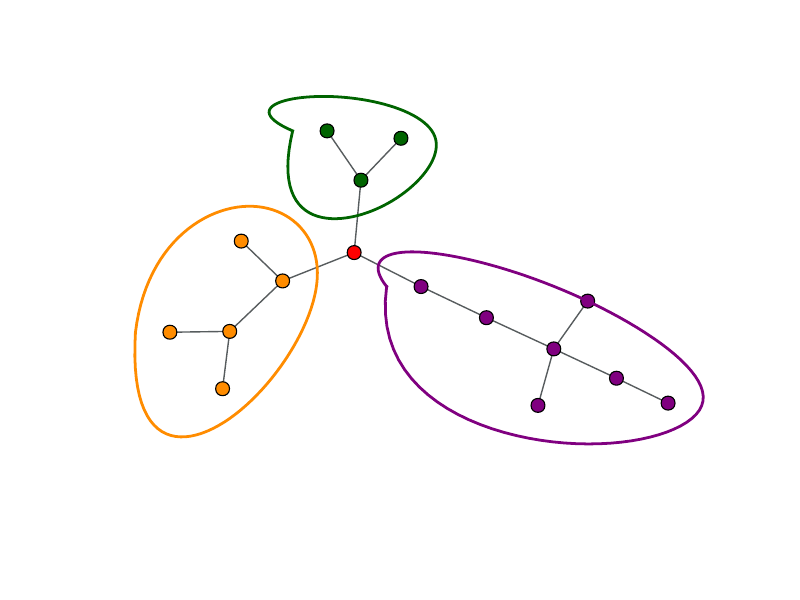

Recreate this plot in Python.
import graph_tool.all as gt
import matplotlib.pyplot as plt
import numpy as np
import scipy
from scipy import interpolate
from scipy.spatial import ConvexHull as h
plt.style.use('classic')
plt.switch_backend('cairo')

g = gt.Graph(directed = False)

edges = [(0, 1), (0, 2), (0, 3), (1, 4), (1, 5), (2, 6), (2, 7), (7, 8), (7, 9), (3, 10), (10, 11), (11, 12), (11, 13), (11, 14), (12, 15)]

g.add_edge_list(edges)

group = g.new_vertex_property('int')

for v in g.vertices():
    group[v] = 3

group[0] = 0

group[1] = 1
group[4] = 1
group[5] = 1

group[2] = 2
group[6] = 2
group[7] = 2
group[8] = 2
group[9] = 2

colors = ['red', 'darkgreen', 'darkorange', 'purple', 'brown', 'aliceblue', 'cyan', 'magenta', 'yellow', 'darkmagenta']

pos = gt.sfdp_layout(g)

fig, ax = plt.subplots()
color = g.new_vertex_property('string')
for v in g.vertices():
    color[v] = colors[group[v]]

gt.graph_draw(g, pos = pos, vertex_fill_color = color, vertex_color = 'black', vertex_size = 10, mplfig = ax)

for ind in range(1, max(group) + 1):

    print(ind, colors[ind])
    print("alpha", ind)
    #try:
    pos_np = []
    for v in g.vertices():
        if group[v] == ind:
            pos_np.append(tuple(pos[v]))
    
    points = np.array(pos_np)

    '''Add four extreme points in 4 directions''' 

    new_point1 = points[np.argmax(points, axis = 0)[0]] + [1, 0]
    new_point2 = points[np.argmax(points, axis = 0)[1]] + [0, 1]
    new_point3 = points[np.argmin(points, axis = 0)[0]] - [1, 0]
    new_point4 = points[np.argmin(points, axis = 0)[1]] - [0, 1]

    points = list(points)
    points.extend([new_point1, new_point2, new_point3, new_point4])
    points = np.array(points)
    
    ''' Calculate the hull for the network '''
    hull = h(points)
    
    ''' Make lists of x and y cooridinates of corners of the hull '''
    f1 = [points[i, 0] for i in hull.vertices]
    f2 = [points[i, 1] for i in hull.vertices]
    
    ''' Include the initial point so that the loop will close '''
    f1.append(points[hull.vertices[0], 0])
    f2.append(points[hull.vertices[0], 1])
    
    ''' Construct numpy arrays from these coordinate lists '''
    x = np.array(f1)
    y = np.array(f2)
    
    ''' Calculate spline that goes through the corners of the hull'''
    t = np.arange(x.shape[0], dtype=float)
    t /= t[-1]
    nt = np.linspace(0, 1, 100)
    x1 = scipy.interpolate.spline(t, x, nt, order = 3)
    y1 = scipy.interpolate.spline(t, y, nt, order = 3)
    
    ''' Draw the network and the loop around it '''
    ax.plot(x1, y1, '-', linewidth = 2, color = colors[ind])

    #except:
    #    pass

plt.axis('equal')
plt.axis('off')
plt.savefig('cavity.pdf')
plt.close()

'''Remove the middle vertex'''
g = gt.GraphView(g, vfilt = lambda v : group[v] != 0)
fig, ax = plt.subplots()
color = g.new_vertex_property('string')
for v in g.vertices():
    color[v] = colors[group[v]]

gt.graph_draw(g, pos = pos, vertex_fill_color = color, vertex_color = 'black', vertex_size = 10, mplfig = ax)

for ind in range(1, max(group) + 1):

    print(ind, colors[ind])
    print("alpha", ind)
    #try:
    pos_np = []
    for v in g.vertices():
        if group[v] == ind:
            pos_np.append(tuple(pos[v]))
    
    points = np.array(pos_np)

    '''Add four extreme points in 4 directions''' 

    new_point1 = points[np.argmax(points, axis = 0)[0]] + [1, 0]
    new_point2 = points[np.argmax(points, axis = 0)[1]] + [0, 1]
    new_point3 = points[np.argmin(points, axis = 0)[0]] - [1, 0]
    new_point4 = points[np.argmin(points, axis = 0)[1]] - [0, 1]

    points = list(points)
    points.extend([new_point1, new_point2, new_point3, new_point4])
    points = np.array(points)
    
    ''' Calculate the hull for the network '''
    hull = h(points)
    
    ''' Make lists of x and y cooridinates of corners of the hull '''
    f1 = [points[i, 0] for i in hull.vertices]
    f2 = [points[i, 1] for i in hull.vertices]
    
    ''' Include the initial point so that the loop will close '''
    f1.append(points[hull.vertices[0], 0])
    f2.append(points[hull.vertices[0], 1])
    
    ''' Construct numpy arrays from these coordinate lists '''
    x = np.array(f1)
    y = np.array(f2)
    
    ''' Calculate spline that goes through the corners of the hull'''
    t = np.arange(x.shape[0], dtype=float)
    t /= t[-1]
    nt = np.linspace(0, 1, 100)
    x1 = scipy.interpolate.spline(t, x, nt, order = 3)
    y1 = scipy.interpolate.spline(t, y, nt, order = 3)
    
    ''' Draw the network and the loop around it '''
    ax.plot(x1, y1, '-', linewidth = 2, color = colors[ind])

    #except:
    #    pass

plt.axis('equal')
plt.axis('off')
plt.savefig('cavity2.pdf')
plt.close()
